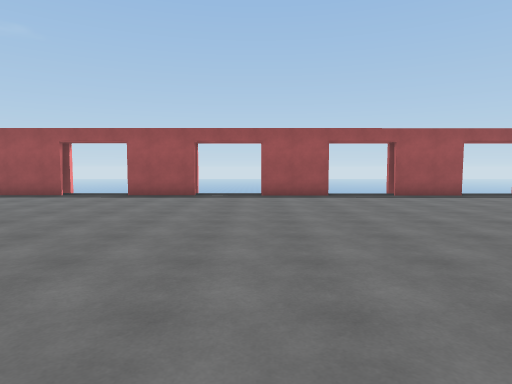
view 1 (above)

23 first-person views from a walk through a 3-D level made in the Unity game engine. The camera is 1.5 m above the floor, tilts 4° down and sees 75° across. The floor is counted in squares, 2 m on a side. Each view is taken from the middle of a square. On the plan, view 1 faces up. The plan holds only what a view shows up to about 11 squares ahead; the rest is blank. The place goes on beyond the plan. The player character is not drawn. Some surface patterns are stand-ins.

view 2
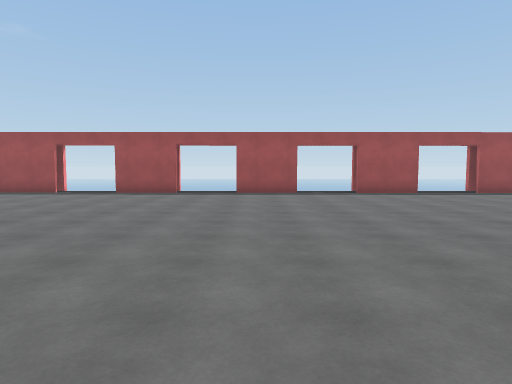

view 3
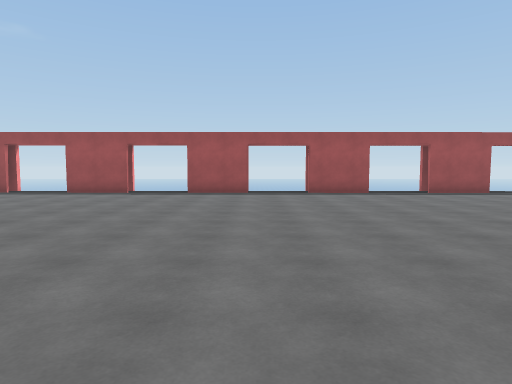

view 4
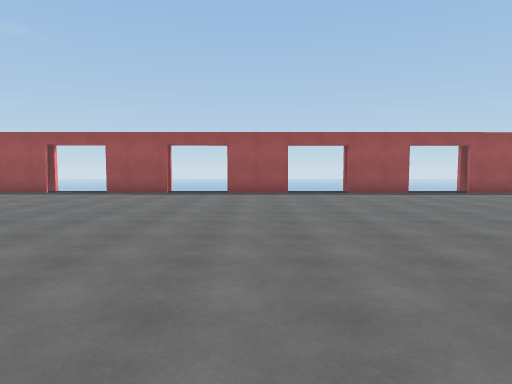

view 5
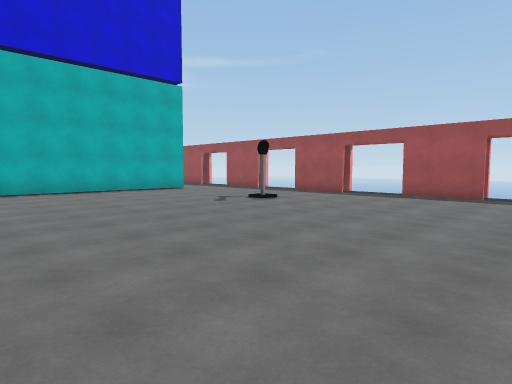

view 6
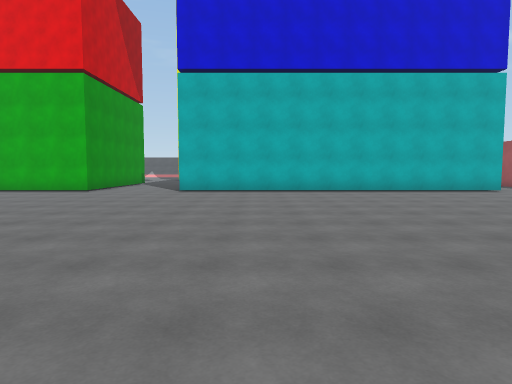

view 7
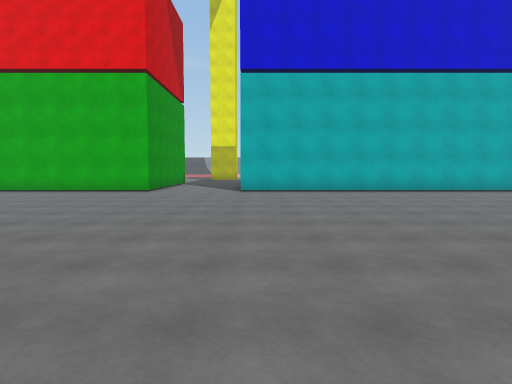

view 8
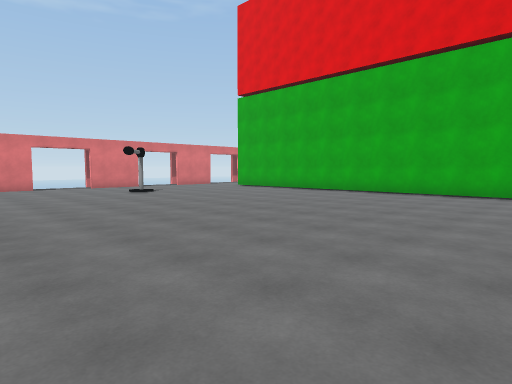

view 9
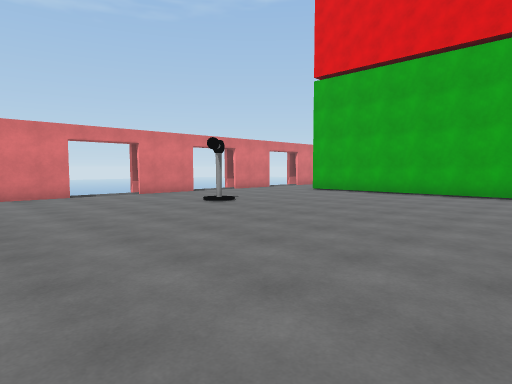

view 10
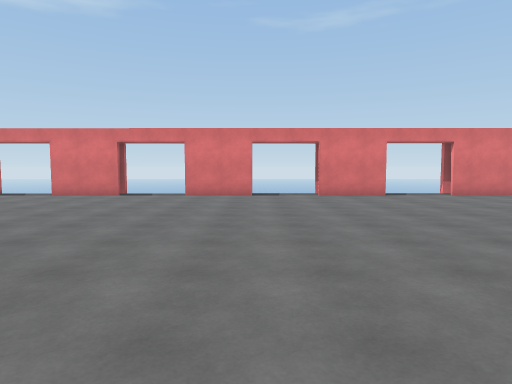

view 11
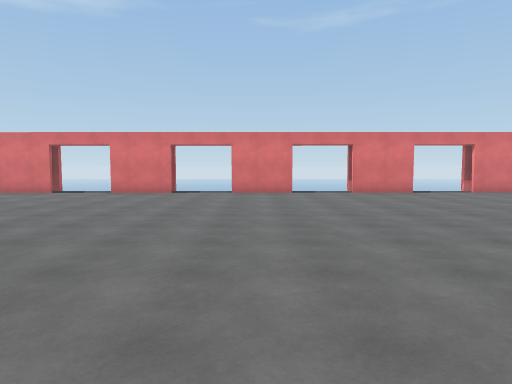

view 12
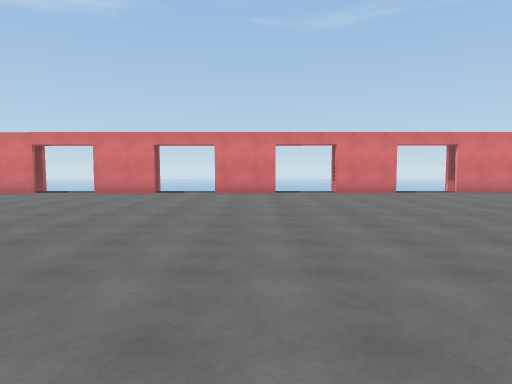

view 13
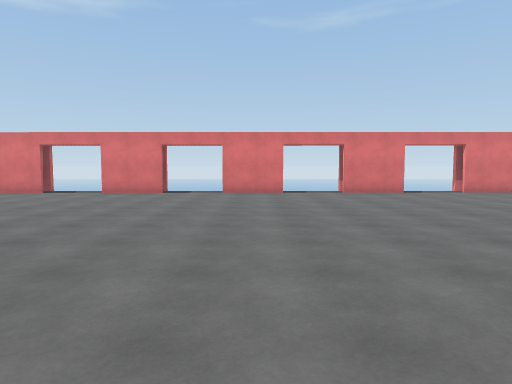

view 14
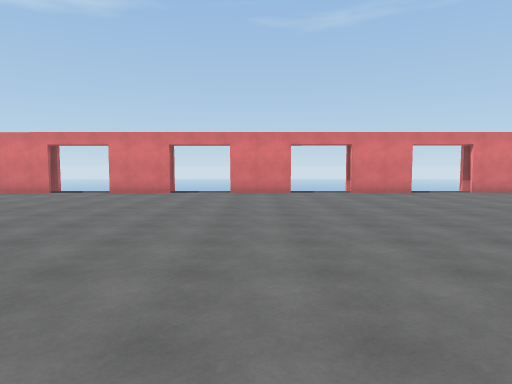

view 15
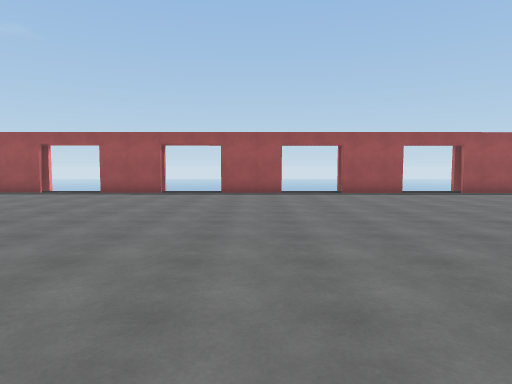

view 16
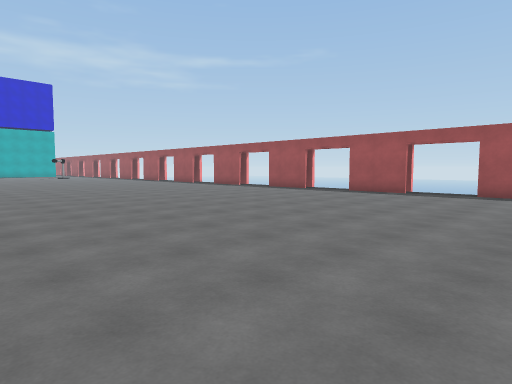

view 17
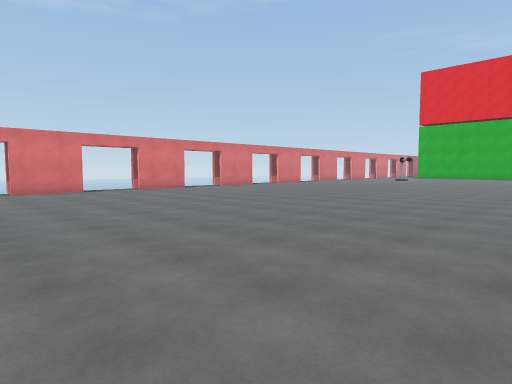

view 18
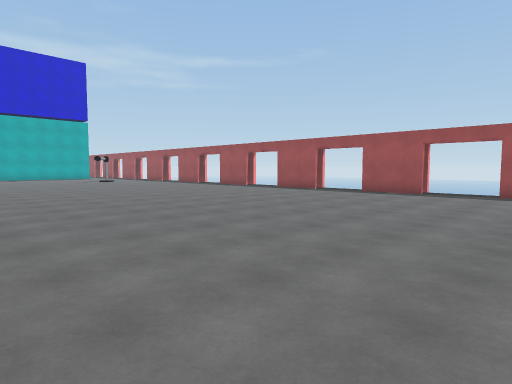

view 19
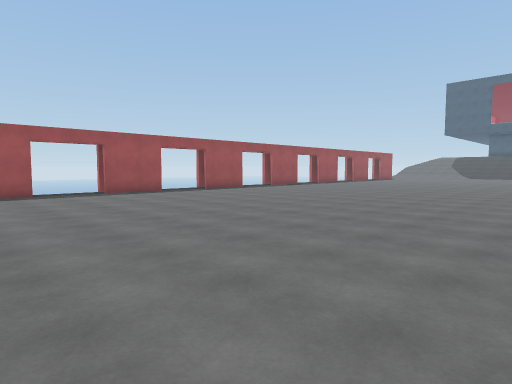

view 20
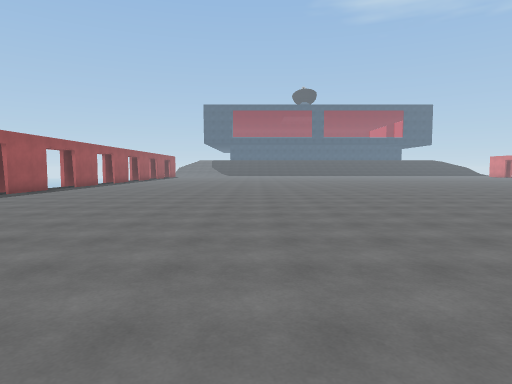

view 21
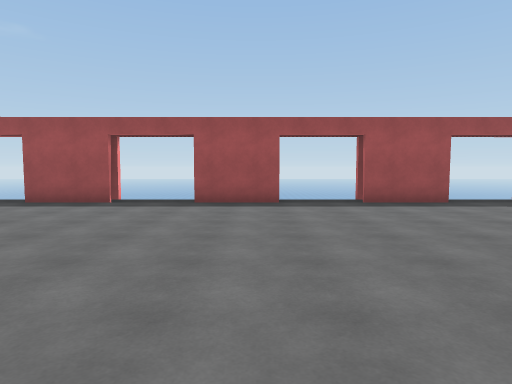

view 22
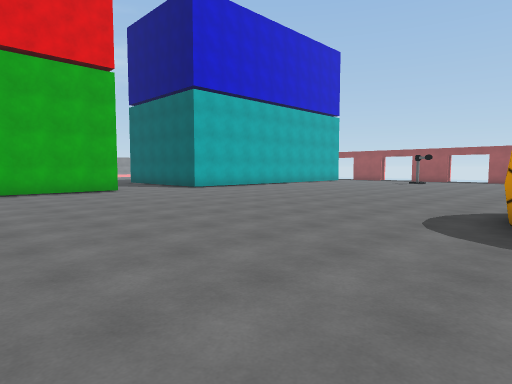

view 23
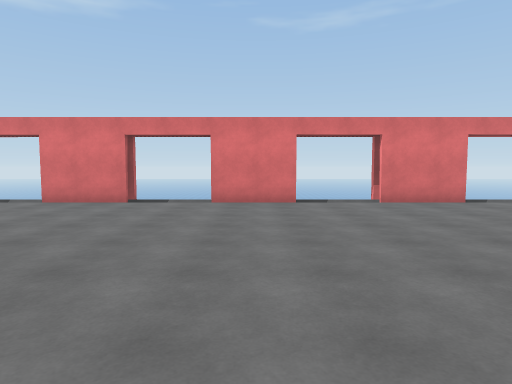

### Floor plan
Key: @ floor where view 1 was taken; # wall or solid block; x gap in a wall; . floor; v drop or lower ground; O other object.
Columns run from 26 left of view 1 to 9 right of it. Each row starts with its distance up from view 1.
 10     ##vv#xvv#vvx#vv##vv#xvv#xvx#vvx#
  9      ...............................
  8     ................................
  7 #...................................
  6 #....O..............................
  5 #...................................
  4 #...................................
  3 #...................................
  2 #...................................
  1 #...................................
  0 #.........................@.........
 -1 #............    .  .............
 -2 #..........              .......
 -3 #...........              ......
 -4 ...........                .....
 -5 ...........#                 ...
 -6 ...........#                  ..
 -7 #...........
 -8 #...........          .....
 -9 #...........    ............   .
-10 #........... ................ ...
-11 #.................................
-12 #..................................
-13 #..................................
-14 #...................................
-15 #...................................
-16 #....O..............................
-17  ...................................
-18    .................................
-19     ................................
-20     ##vv#xvv vvx#vv##vv#xvv#xvx#vvx#

Where each view was taken, in squares from view 1:
view 1: 0 up, 0 right, facing up
view 2: 1 down, 3 left, facing up
view 3: 1 down, 9 left, facing up
view 4: 1 down, 14 left, facing up
view 5: 0 up, 15 left, facing up-left
view 6: 1 down, 15 left, facing left
view 7: 3 down, 15 left, facing left
view 8: 6 down, 16 left, facing down-left
view 9: 10 down, 16 left, facing down-left
view 10: 10 down, 15 left, facing down
view 11: 9 down, 10 left, facing down
view 12: 9 down, 3 left, facing down
view 13: 9 down, 1 right, facing down
view 14: 9 down, 5 right, facing down
view 15: 1 down, 5 right, facing up
view 16: 1 down, 6 right, facing up-left
view 17: 8 down, 0 right, facing down-left
view 18: 1 down, 2 left, facing up-left
view 19: 1 down, 0 right, facing up-right
view 20: 2 up, 6 left, facing right
view 21: 2 up, 6 left, facing up
view 22: 11 down, 15 left, facing up-left
view 23: 12 down, 14 left, facing down
